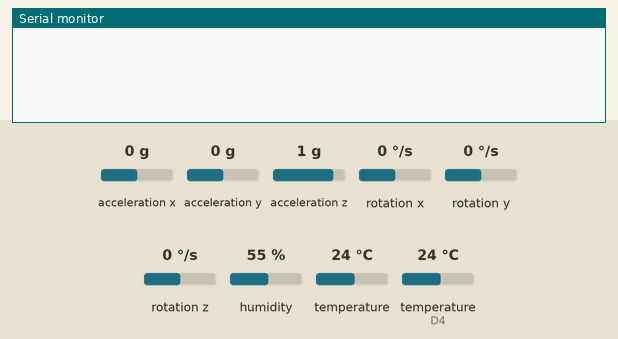
Bench run of a sketch on a simulated ESP8266 (NodeMCU). Parts: the last lines printed to the serial monitor. Inputs (shaded band) come from the test bench; at power-on: temperature (sensor on D4) 24 °C, acceleration z 1 g, acceleration x 0 g, humidity 55 %, acceleration y 0 g, rotation x 0 °/s, rotation y 0 °/s, rotation z 0 °/s, temperature 24 °C. WiFi joins after 1.5 s; servers stay silent unless stated; random numbers use the default seed unless the sketch sets one.

Above: at 4.0 s.
4.1 s: temperature (sensor on D4) set to 41 °C
At 6.9 s:
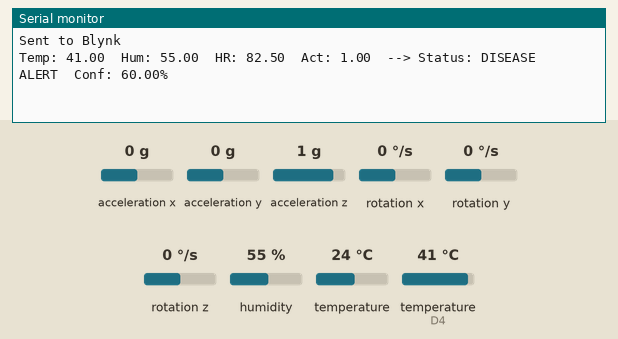
7.3 s: acceleration z set to 0 g
At 9.2 s:
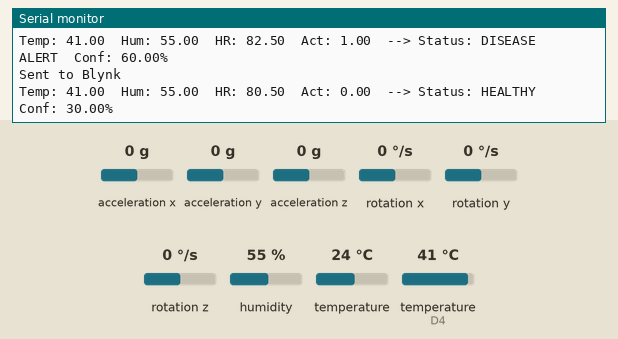
13.3 s: acceleration x set to -1.4 g
At 14.3 s:
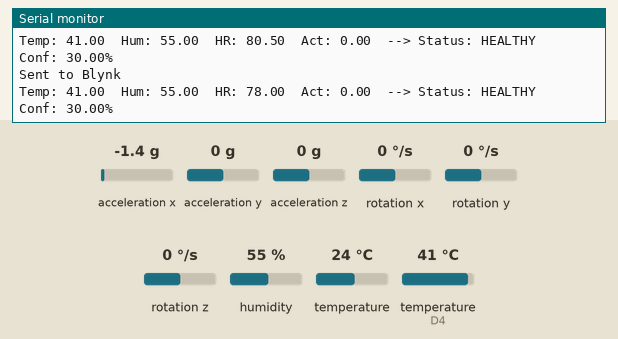
14.8 s: humidity set to 22 %
At 16.0 s:
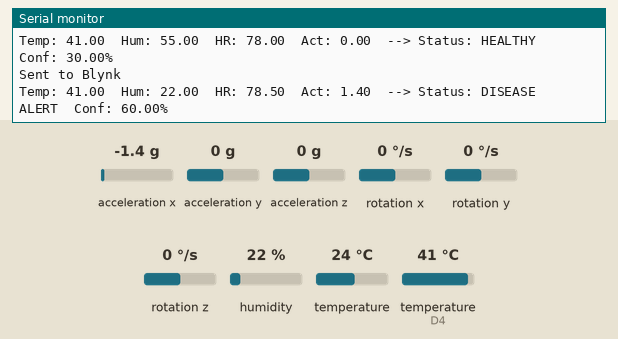
16.3 s: acceleration y set to -1.4 g
17.8 s: humidity set to 40 %
At 18.4 s:
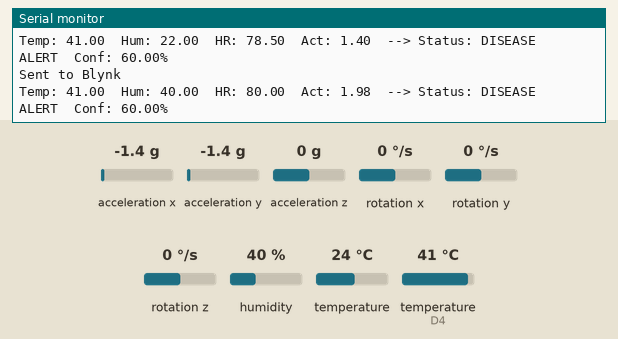

Measured:
- after the input at 4.1 s, the serial monitor: prints a new line after 1.7 s (image 1)
- after the input at 7.3 s, the serial monitor: prints a new line after 1.5 s (image 2)
- after the input at 14.8 s, the serial monitor: prints a new line at once (image 4)
- after the input at 17.8 s, the serial monitor: prints a new line at once (image 5)

The sketch:

animal_health.ino
```cpp
/********* Blynk + ESP8266 + DHT11 + MAX30100(sim) + MPU6050 + Hand-coded Random Forest *********/
#define BLYNK_TEMPLATE_ID "TMPL3gRsA7Ysc"
#define BLYNK_TEMPLATE_NAME "NODEMCU"
#define BLYNK_AUTH_TOKEN "xhEXMBfrDZMC45RvyGS45K6Yut1Rc8bG"

#include <ESP8266WiFi.h>
#include <BlynkSimpleEsp8266.h>
#include <DHT.h>
#include <Wire.h>
#include <Adafruit_MPU6050.h>
#include <Adafruit_Sensor.h>

// WiFi
char ssid[] = "WIFI SSID";
char pass[] = "WIFIPASS";

// DHT11
#define DHTPIN  D4
#define DHTTYPE DHT11
DHT dht(DHTPIN, DHTTYPE);

// MPU6050 (Adafruit)
Adafruit_MPU6050 mpu;

// NOTE: MAX30100 is treated as "simulated HR" here to keep code light:
// you can later replace hrCalc() with real MAX3010x library calls if needed.
float fakeHr = 80.0;

// Blynk timer
BlynkTimer timer;

/*************** SIMPLE HAND-CODED RANDOM FOREST ****************/
// Features: [temp, hum, hr, activity]
// Output: 0 = Healthy, 1 = Disease

// 10 simple "trees" – each tree is just one rule using one feature
// These thresholds roughly follow the earlier project logic. [conversation_history:34][conversation_history:37]
struct SimpleTree {
  uint8_t feature_idx;  // 0=temp,1=hum,2=hr,3=activity
  float   threshold;    // if feature > threshold → disease vote
};

SimpleTree forest[10] = {
  {0, 39.5},  // Tree1: high temp → disease
  {2, 120.0}, // Tree2: high HR   → disease
  {3, 0.30},  // Tree3: high activity (restless) → disease
  {0, 40.0},  // Tree4
  {2, 130.0}, // Tree5
  {3, 0.35},  // Tree6
  {0, 38.9},  // Tree7
  {2, 115.0}, // Tree8
  {3, 0.25},  // Tree9
  {0, 41.0}   // Tree10
};

// Predict using the tiny Random Forest
// returns: class_label (0 or 1)
// confidence: fraction of trees voting for disease
uint8_t rfPredict(float temp, float hum, float hr, float activity, float &confidence) {
  float features[4] = { temp, hum, hr, activity };
  uint8_t disease_votes = 0;

  for (int i = 0; i < 10; i++) {
    uint8_t f = forest[i].feature_idx;
    float   thr = forest[i].threshold;
    if (features[f] > thr) {
      disease_votes++;   // this tree says "disease"
    }
  }

  confidence = disease_votes / 10.0;
  return (disease_votes >= 5) ? 1 : 0;  // majority vote
}

/******************* SENSOR HELPERS ********************/

float readTemperature() {
  float t = dht.readTemperature();
  if (isnan(t)) t = 37.5;  // fallback
  return t;
}

float readHumidity() {
  float h = dht.readHumidity();
  if (isnan(h)) h = 60.0;  // fallback
  return h;
}

// Very simple fake heart rate; replace with MAX30100 readings later if you want. [conversation_history:32]
float readHeartRate() {
  // here just slowly vary around 85
  fakeHr += (random(-5, 6) * 0.5);
  if (fakeHr < 60) fakeHr = 60;
  if (fakeHr > 140) fakeHr = 140;
  return fakeHr;
}

// Compute simple "activity" from MPU6050 acceleration magnitude
float readActivity() {
  sensors_event_t a, g, temp;
  mpu.getEvent(&a, &g, &temp);

  // magnitude of acceleration vector, roughly in g
  float ax = a.acceleration.x / 9.81;
  float ay = a.acceleration.y / 9.81;
  float az = a.acceleration.z / 9.81;
  float mag = sqrt(ax * ax + ay * ay + az * az);

  // normalize a bit (0 to ~1 for normal movement)
  if (mag < 0) mag = 0;
  if (mag > 2) mag = 2;
  return mag; // 0–2 range
}

/******************* MAIN TASK: READ + ML + BLYNK ********************/

void sendDataAndPredict() {
  float temp = readTemperature();
  float hum  = readHumidity();
  float hr   = readHeartRate();
  float act  = readActivity();
  Serial.println("Sent to Blynk");

  // ML prediction
  float confidence = 0.0;
  uint8_t label = rfPredict(temp, hum, hr, act, confidence);

  String status = (label == 1) ? "DISEASE ALERT" : "HEALTHY";

  // Send raw sensor data to Blynk
  Blynk.virtualWrite(V0, temp);      // Temperature
  Blynk.virtualWrite(V1, hum);       // Humidity
  Blynk.virtualWrite(V2, hr);        // Heart rate
  Blynk.virtualWrite(V3, act);       // Activity index

  // ML outputs
  Blynk.virtualWrite(V4, label);           // 0 or 1
  Blynk.virtualWrite(V5, status);          // Text
  Blynk.virtualWrite(V6, confidence * 100); // Confidence %

  // Debug
  Serial.print("Temp: "); Serial.print(temp);
  Serial.print("  Hum: "); Serial.print(hum);
  Serial.print("  HR: ");  Serial.print(hr);
  Serial.print("  Act: "); Serial.print(act);
  Serial.print("  --> Status: "); Serial.print(status);
  Serial.print("  Conf: "); Serial.print(confidence * 100.0);
  Serial.println("%");
}

/******************* SETUP & LOOP ********************/

void setup() {
  Serial.begin(115200);
  delay(1000);

  dht.begin();

  Wire.begin();
  if (!mpu.begin()) {
    Serial.println("MPU6050 not found, using default activity=0.1");
  } else {
    mpu.setAccelerometerRange(MPU6050_RANGE_2_G);
    mpu.setGyroRange(MPU6050_RANGE_250_DEG);
    mpu.setFilterBandwidth(MPU6050_BAND_5_HZ);
  }

 Blynk.begin(BLYNK_AUTH_TOKEN, ssid, pass);


  // run every 3 seconds
  timer.setInterval(3000L, sendDataAndPredict);
}

void loop() {
  Blynk.run();
  timer.run();
}
```
